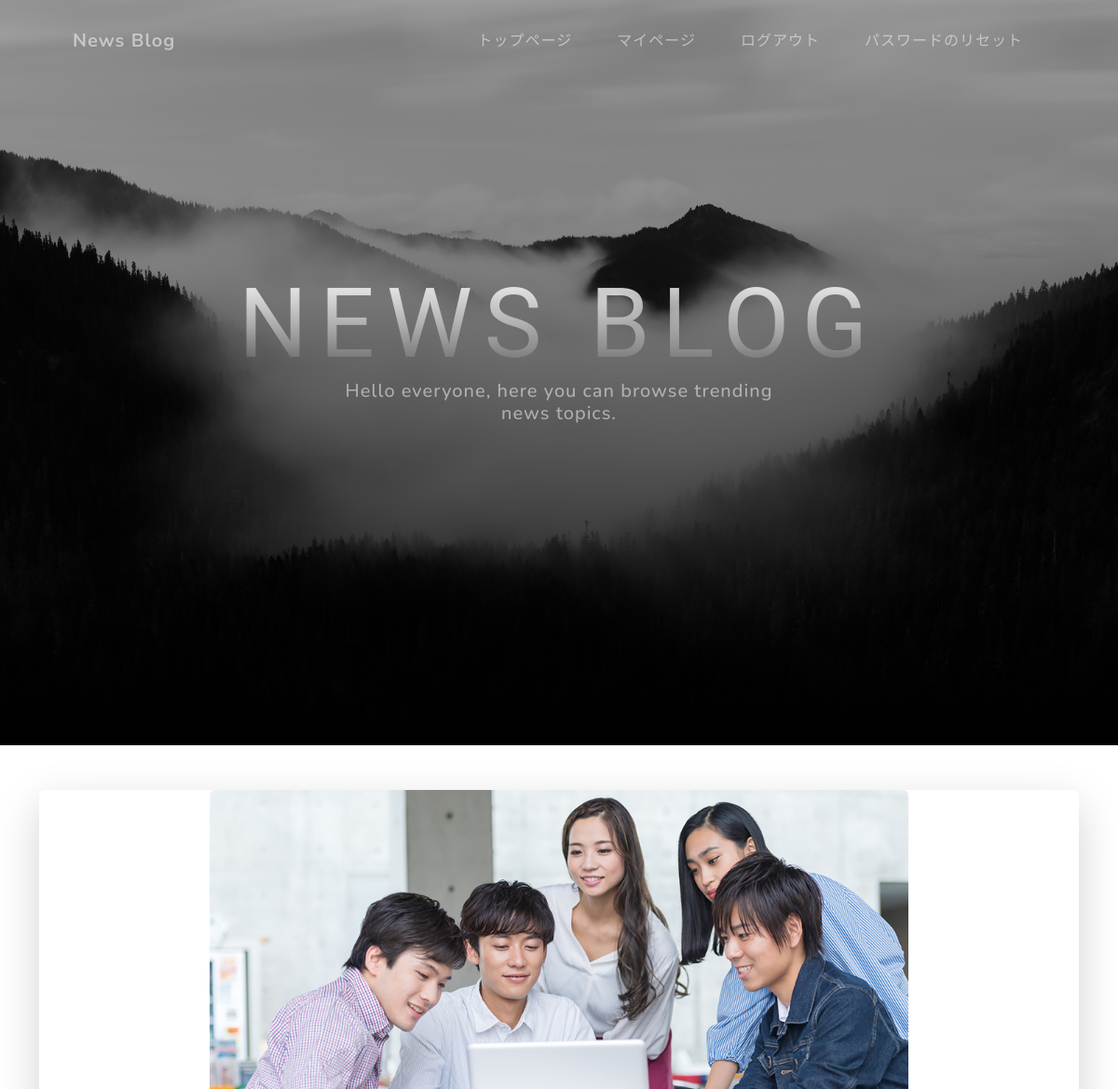
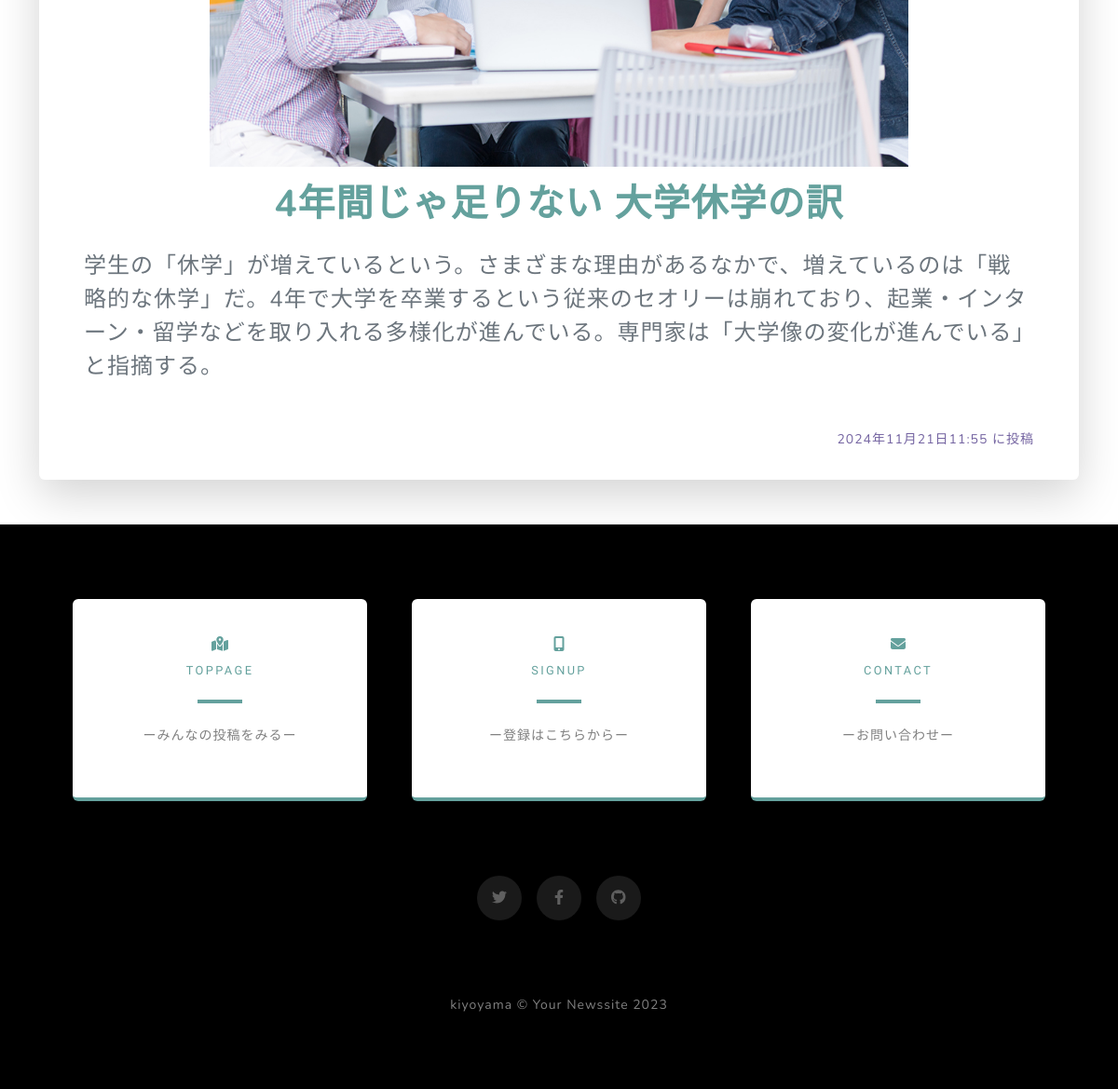
The page /article-detail/1 (signed in) on the database its author committed (2 pictures, top to bottom).
### article/models.py (models this page shows, shortened)
class ArticlePost(models.Model):
    user = models.ForeignKey(
        CustomUser,
        verbose_name='ユーザー',
        on_delete=models.CASCADE
        )
    category = models.ForeignKey(
        Category,
        verbose_name='カテゴリ',
        on_delete=models.PROTECT
    )
    title = models.CharField(
        verbose_name='タイトル',
        max_length=200
    )
    content = models.TextField(
        verbose_name='記事内容'
    )
    image = models.ImageField(
        verbose_name= 'イメージ',
        upload_to = 'photos'
    )
    posted_at = models.DateTimeField(
        verbose_name='投稿日時',
        auto_now_add = True
    )

### article/views.py (the view)
# urls.py: path('article-detail/<int:pk>', views.DetailView.as_view(), name = 'article_detail'),
class DetailView(DetailView):
    template_name = 'detail.html'
    model = ArticlePost

### article/templates/detail.html (shortened to what this page needs)
{% extends 'base.html' %}
{% block contents %}
<div class="container py-5">
  <div class="col-lg-12 col-md-12 mx-auto">
    <div class="card shadow-lg border-0">
      {% if object.image %}
      <div class="card-img-top text-center">
        <img src="{{ object.image.url }}" alt="Article Image" class="img-fluid rounded-top" style="max-height: 500px; object-fit: cover;">
      </div>
      {% endif %}
      <div class="card-body px-5">
        <h2 class="card-title text-center text-uppercase text-primary mb-4 display-6 fw-bold">{{ object.title }}</h2>
        <p class="card-text text-muted fs-4">{{ object.content }}</p>
        <div class="text-end mt-5">
          <p class="text-secondary"><small>{{ object.posted_at }} に投稿</small></p>
        </div>
      </div>
    </div>
  </div>
</div>
{% endblock %}

### rows shown on the page
ArticlePost: image (picture), title "4年間じゃ足りない 大学休学の訳", content "学生の「休学」が増えているという。さまざまな理由があるなかで、増えているのは「戦略的な休学」だ。4年で大学を卒業するという従来のセオリーは崩れており、起業・インターン・留学などを取り入れる多様化が進んでいる。専門家は「大学像の変化が進んでいる」と指摘する。", posted_at "2024年11月21日11:55"
